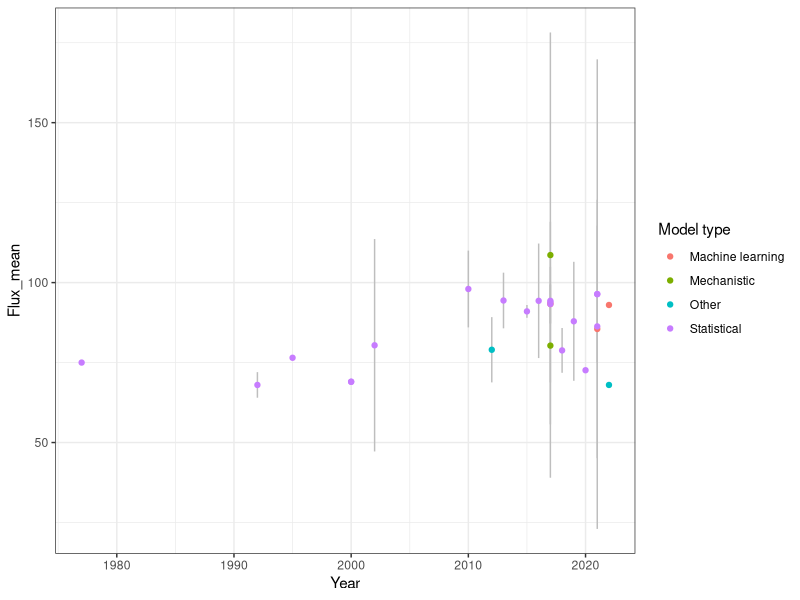
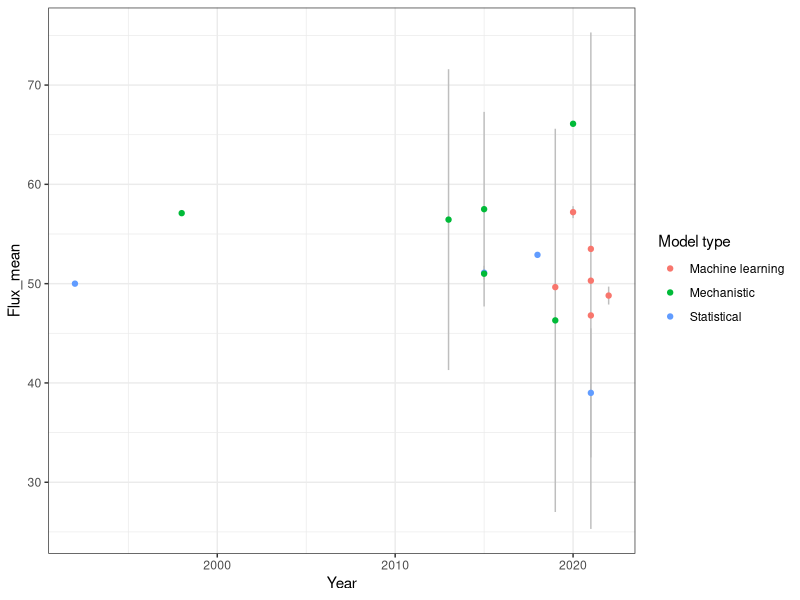

Write R code to recreate these figures, in order.
# Estimates of global Rh and Rs based on ResCOM spreadsheet
# BBL 2023-04-21

library(readr)
library(ggplot2)
theme_set(theme_bw())

dat <- read_csv("ResCom_ Global Respiration estimates and trends - Sheet1.csv", skip = 1)

# Extract "xxxx (yyyy)" into a year column
# First isolate the four-digit numbers in the strings; regexpr returns
# a starting position and, as an attribute, the length of the match (always 4)
year_locs <- regexpr("[0-9]{4}", dat$Citation)
years <- sapply(seq_along(year_locs), function(x) {
  if(isTRUE(year_locs[x] > 0)) {
    substr(dat$Citation[x], year_locs[x], year_locs[x] + 3) # 3 = 4-1
  } else {
    NA_character_
  }
})
dat$Year <- as.integer(years)

# Create easier-to-work-with Flux_mean and Flux_sd columns
dat$Flux_mean <- as.numeric(dat$`Mean or median\n(Pg C yr-1)`)
dat$Flux_sd <- as.numeric(dat$`Std\n(PgC yr-1)`)

# Handle flux entries that are "x to y"
have_to <- grep("to", dat$`Mean or median\n(Pg C yr-1)`)
# For those entries, split the strings and convert each to numeric
split_vals <- strsplit(dat$`Mean or median\n(Pg C yr-1)`[have_to], " to ")
lows <- sapply(split_vals, function(x) as.numeric(x[1]))
highs <- sapply(split_vals, function(x) as.numeric(x[2]))
# The flux mean and sd are calculated based on the provided range
dat$Flux_mean[have_to] <- (lows + highs) / 2 # average
dat$Flux_sd[have_to] <- (highs - lows) / 2   # half the range 

# Plots

dat <- subset(dat, !is.na(Flux_mean))

# Rs, total soil respiration
rs <- subset(dat, Flux == "Total Rs")
ggplot(rs, aes(Year, Flux_mean)) +  geom_linerange(aes(ymin = Flux_mean - Flux_sd, ymax = Flux_mean + Flux_sd), color= "grey") + geom_point(aes(color = `Model type`))

# Rh, heterotrophic soil respiration
rh <- subset(dat, Flux == "Belowground Rh")
ggplot(rh, aes(Year, Flux_mean)) +  geom_linerange(aes(ymin = Flux_mean - Flux_sd, ymax = Flux_mean + Flux_sd), color= "grey") + geom_point(aes(color = `Model type`))
